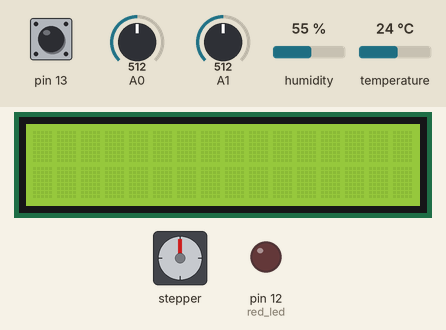
A sketch run on a simulated Arduino Uno, built with avr-gcc and run on an emulated ATmega328P. Parts: 16×2 character LCD, stepper motor, output pins drawn as LEDs (lit = HIGH). Inputs (shaded band) come from the test bench; at power-on: pin 13 HIGH, A0 = 512, A1 = 512, humidity 55 %, temperature 24 °C. The local clock reads 2024-03-15 10:24:30 at power-on unless the sketch sets it; stepper angles assume 2048 steps per turn; what the sketch prints to the serial monitor is not drawn.

Above: at 1.2 s.
1.3 s: pin 13 pulled LOW for 0.15 s
At 1.71 s:
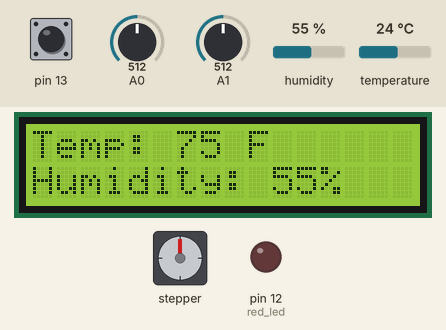
2.0 s: A0 set to 992
4.5 s: pin 13 pulled LOW for 1 s
At 6.6 s:
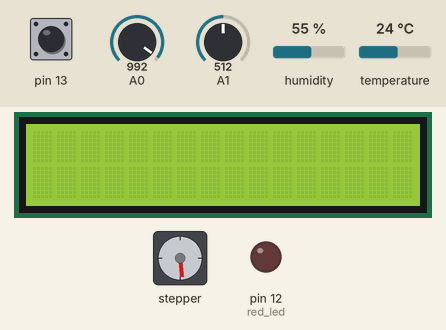
7.2 s: pin 13 pulsed LOW 5 times (0.12 s each, 0.3 s apart)
At 9.8 s:
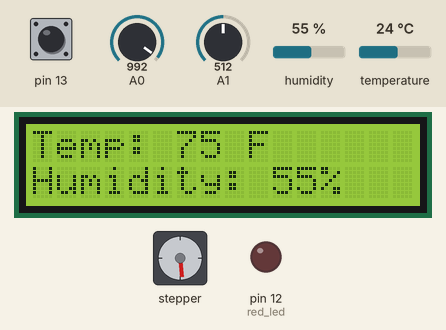
10.2 s: A0 set to 306
At 10.95 s:
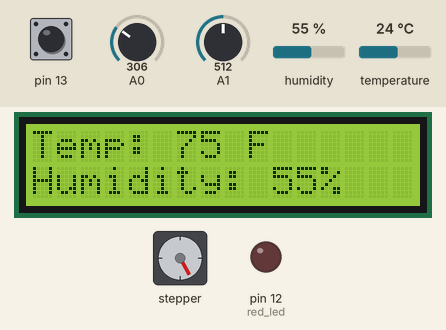
13.2 s: pin 13 pulled LOW for 0.15 s
At 13.9 s:
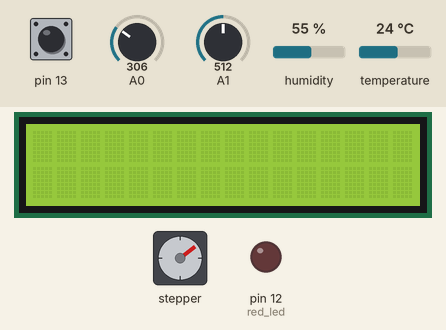
Timing chart, 0 to 15.9 s (numbered marks = the images above; inputs shaded):
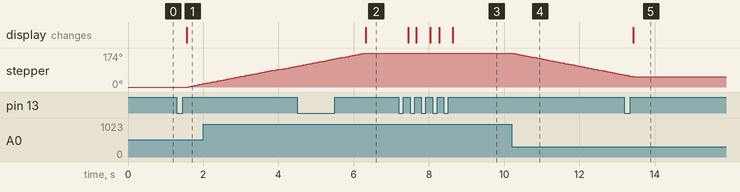

Measured:
- after the input at 1.3 s, stepper: turns 16° clockwise in 0.38 s, starting after 0.30 s; the display: changes after 0.26 s (image 1)
- after the input at 4.5 s, the display: changes after 1.8 s (image 2)
- after the input at 7.2 s, the display: changes after 0.25 s (image 3)
- after the input at 10.2 s, stepper: keeps turning counter-clockwise at about 38°/s, starting at once
- after the input at 13.2 s, the display: changes after 0.24 s (image 5)

The sketch:

final_project.ino
```cpp
// Lucas Black
// Swamp cooler system

#include <Stepper.h>
#include <Wire.h>
#include <RTClib.h>
#include <SimpleDHT.h>
#include <LiquidCrystal.h>

#define RDA 0x80
#define TBE 0x20

/*    PINS/OBJECTS   */
/*********************/

// Stepper motor
const int stepsPerRevolution = 64;
Stepper stepper(stepsPerRevolution, 34, 38, 35, 39);

// initialize the LCD (digital pins)
const int rs = 30, en = 31, d4 = 22;
const int d5 = 23, d6 = 26, d7 = 27;
LiquidCrystal lcd(rs, en, d4, d5, d6, d7);

// initialize DHT11
byte sys_temperature = 100;
byte sys_humidity    = 0;
SimpleDHT11 dht11(6);

// RTC module
RTC_DS1307 rtc;
char weekdays[7][12] = {
  "Sunday", "Monday", "Tuesday", "Wednesday", "Thursday", "Friday", "Saturday"
};

// potentiometer pin
int potpin = 8; // A8
unsigned int potval = 0, prev_potval = 0;

// fan motor
int fan_enable = 5; // PG5
int fan_input1 = 5; // PE5
int fan_input2 = 4; // PE4

// led pins
int yellow_led = 4; // PH4 (DISABLE)
int green_led = 5;  // PH5 (IDLE)
int blue_led = 6;   // PH6 (RUNNING)
int red_led = 4;    // PB4 (ERROR)

// push buttons
int push_starp = 5; // PB5 (On/off button)

// variables for button input
volatile bool SYSTEM_TOGGLE = false; // Start/stop

/*    UART    */
/**************/

// Define UART Register Pointers
volatile unsigned char *myUCSR0A = (unsigned char *)0x00C0;
volatile unsigned char *myUCSR0B = (unsigned char *)0x00C1;
volatile unsigned char *myUCSR0C = (unsigned char *)0x00C2;
volatile unsigned int  *myUBRR0  = (unsigned int *) 0x00C4;
volatile unsigned char *myUDR0   = (unsigned char *)0x00C6;

void U0init(int U0baud)
{
 unsigned long FCPU = 16000000;
 unsigned int tbaud;
 tbaud = (FCPU / 16 / U0baud - 1);
 // Same as (FCPU / (16 * U0baud)) - 1;
 *myUCSR0A = 0x20;
 *myUCSR0B = 0x18;
 *myUCSR0C = 0x06;
 *myUBRR0  = tbaud;
}

unsigned char U0kbhit()
{
  return *myUCSR0A & RDA;
}

unsigned char U0getchar()
{
  return *myUDR0;
}

void U0putchar(unsigned char U0pdata)
{
  while((*myUCSR0A & TBE)==0);
  *myUDR0 = U0pdata;
}

void serialPrintInt(unsigned int input)
{
  if (input == 0) {
    U0putchar('0');
    return;
  }
  // get order of magnitude
  unsigned int copy = 0, magnitude = 1;
  while (input > 0) {
    copy += (input % 10) * magnitude;
    magnitude *= 10;
    input /= 10;
  }
  // goes too high
  magnitude /= 10;

  while (magnitude > 0) {
    // print highest order digit
    U0putchar(copy / magnitude + '0');
    // grab lower order digits
    copy %= magnitude;
    // decrease magnitude
    magnitude /= 10;
  }
}

void serialPrint(const char *str)
{
  int i = 0;
  while (str[i] != '\0') {
    // print each character in string
    U0putchar(str[i]);
    i++;
  }
}

void serialPrintDateTime(RTC_DS1307 &rtc)
{
  DateTime now = rtc.now();
  serialPrintInt(now.month());
  serialPrint("/");
  serialPrintInt(now.day());
  serialPrint("/");
  serialPrintInt(now.year());
  serialPrint(" (");
  serialPrint(weekdays[now.dayOfTheWeek()]);
  serialPrint(") ");
  serialPrintInt(now.hour());
  serialPrint(":");
  serialPrintInt(now.minute());
  serialPrint(":");
  serialPrintInt(now.second());
}

/*    ADC    */
/**************/

// Define ADC Register pointers
volatile unsigned char* my_ADMUX = (unsigned char*) 0x7C;
volatile unsigned char* my_ADCSRB = (unsigned char*) 0x7B;
volatile unsigned char* my_ADCSRA = (unsigned char*) 0x7A;
volatile unsigned int* my_ADC_DATA = (unsigned int*) 0x78;

void adc_init()
{
  // setup the A register
  *my_ADCSRA |= 0b10000000; // set bit   7 to 1 to enable the ADC
  *my_ADCSRA &= 0b11011111; // clear bit 6 to 0 to disable the ADC trigger mode
  *my_ADCSRA &= 0b11110111; // clear bit 5 to 0 to disable the ADC interrupt
  *my_ADCSRA &= 0b11111000; // clear bit 0-2 to 0 to set prescaler selection to slow reading
  // setup the B register
  *my_ADCSRB &= 0b11110111; // clear bit 3 to 0 to reset the channel and gain bits
  *my_ADCSRB &= 0b11111000; // clear bit 2-0 to 0 to set free running mode
  // setup the MUX Register
  *my_ADMUX  &= 0b01111111; // clear bit 7 to 0 for AVCC analog reference
  *my_ADMUX  |= 0b01000000; // set bit   6 to 1 for AVCC analog reference
  *my_ADMUX  &= 0b11011111; // clear bit 5 to 0 for right adjust result
  *my_ADMUX  &= 0b11100000; // clear bit 4-0 to 0 to reset the channel and gain bits
}

unsigned int adc_read(unsigned char adc_channel_num, bool prescale)
{
  // clear the channel selection bits (MUX 4:0)
  *my_ADMUX  &= 0b11100000;
  // clear the channel selection bits (MUX 5)
  *my_ADCSRB &= 0b11110111;
  // set the channel number
  if(adc_channel_num > 7)
  {
    // set the channel selection bits, but remove the most significant bit (bit 3)
    adc_channel_num -= 8;
    // set MUX bit 5
    *my_ADCSRB |= 0b00001000;
  }
  // set the channel selection bits
  *my_ADMUX  |= adc_channel_num;
  // set bit 6 of ADCSRA to 1 to start a conversion
  if (prescale) {
    *my_ADCSRA |= 0x43;
  } else {
    *my_ADCSRA |= 0x40;
  }

  // wait for the conversion to complete
  while((*my_ADCSRA & 0x40) != 0);
  // return the result in the ADC data register
  return *my_ADC_DATA;
}

/*    GPIO    */
/**************/

// Define Port B Register Pointers
volatile unsigned char* port_b = (unsigned char*) 0x25;
volatile unsigned char* ddr_b  = (unsigned char*) 0x24;
// Define Port B Register Pointers
volatile unsigned char* port_c = (unsigned char*) 0x28;
volatile unsigned char* ddr_c  = (unsigned char*) 0x27;
// Define Port E Register Pointers
volatile unsigned char* port_e = (unsigned char*) 0x2E;
volatile unsigned char* ddr_e  = (unsigned char*) 0x2D;
// Define Port G Register Pointers
volatile unsigned char* port_g = (unsigned char*) 0x34;
volatile unsigned char* ddr_g  = (unsigned char*) 0x33;
// Define Port H Register Pointers
volatile unsigned char* port_h = (unsigned char*) 0x102;
volatile unsigned char* ddr_h  = (unsigned char*) 0x101;

// allows any port/pin to be set as output
void set_port_as_output(volatile unsigned char* ddr, unsigned char pin_num)
{
  *ddr |= 0x01 << pin_num;
}

// allows any port/pin to be written to
void write_port(volatile unsigned char* port, unsigned char pin_num, unsigned char state)
{
  if(state == 0)
  {
    *port &= ~(0x01 << pin_num);
  }
  else
  {
    *port |= 0x01 << pin_num;
  }
}

volatile unsigned char read_port(volatile unsigned char* port, unsigned char pin_num)
{
  return *port & (0x01 << pin_num);
}

/*    MAIN SETUP   */
/*******************/

// for checking when a button has been pressed
volatile unsigned long button_timer = 0, previous_button_timer = 0;
volatile unsigned int current_button_state = 0;
volatile bool begin_lag = 0;

// for updating the water and DHT sensor
unsigned long previous_DHT_timer = 0;
unsigned long previous_water_timer = 0;
unsigned long previous_LCD_timer = 0;
unsigned long idle_timer = 0, previous_idle_timer = 0;

// for keeping track of state
char *previous_state = "disabled";
char *state = "disabled";

// system constants
unsigned int water_level = 0, water_threshold = 180;
unsigned int temp_threshold = 72;

// setup the RTC module
void initialize_serial_and_rtc()
{
  // Needed for RTC
  Wire.begin();
  // setup the UART
  U0init(9600);

  // initialize RTC
  while (!rtc.begin()) { }

  // set RTC time to current time of compliation
  rtc.adjust(DateTime(F(__DATE__), F(__TIME__)));
}

// setup the fan
void initialize_fan()
{
  // set fan output pins
  set_port_as_output(ddr_g, fan_enable);
  set_port_as_output(ddr_e, fan_input1);
  set_port_as_output(ddr_e, fan_input2);

  // initialize fan inputs
  write_port(port_e, fan_input1, LOW);
  write_port(port_e, fan_input2, LOW);
}

// setup the stepper
void initialize_stepper()
{
  // set stepper output
  stepper.setSpeed(200);
}

void initialize_leds()
{
  // set up led pins as outputs
  set_port_as_output(ddr_h, yellow_led);
  set_port_as_output(ddr_h, green_led);
  set_port_as_output(ddr_h, blue_led);
  set_port_as_output(ddr_b, red_led);
}

void initialize_buttons()
{
  // set up push buttons
  *ddr_b &= 0b11011111;
}


void setup() {
  // set columns and rows
  lcd.begin(16, 2);

  // setup all components
  initialize_serial_and_rtc();
  initialize_fan();
  initialize_stepper();
  initialize_leds();
  initialize_buttons();

  // setup the ADC
  adc_init();

  // ensure the fan starts as off
  turn_fan_off();
  read_DHT11(&sys_temperature, &sys_humidity);
  water_level = read_water_level();

  *ddr_b &= 0b11011111; // enable pullup
  *port_b |= 0b00100000;

  PCICR |= B00000001; // Enable interrupts on PB & PC
  PCMSK0 |= B00100000; // Trigger interrupts on pins D11 and D12
  EICRA |= B00000011; // Trigger on rising edge?
}


void loop() {
  button_timer = millis();

  if (!begin_lag) {
    previous_button_timer = button_timer;
  }

  // check button press
  if (button_timer - previous_button_timer > 50) {
    SYSTEM_TOGGLE = 1;
    begin_lag = 0;
  } else {
    SYSTEM_TOGGLE = 0;
  }

  // report timestamp and motor position
  if (previous_state != state) {
    serialPrintDateTime(rtc);
    serialPrint(" ( ");
    serialPrint(previous_state);
    serialPrint(" -> ");
    serialPrint(state);
    serialPrint(" )");
    U0putchar('\n');

    if (prev_potval != potval) {
      // print change to vent position
      serialPrint("Vent position: ");
      serialPrintInt(map(potval, 0, 1024, 0, 180));
      U0putchar('\n');
    }

    // ensure no funky state transitions on error -> disabled
    if ((state == "disabled" || state == "idle") && previous_state == "error") {
      SYSTEM_TOGGLE = 0;
      lcd.clear();
    } else if (state == "idle") {
      lcd.clear();
      write_data_to_lcd();
    } else if (state == "running") {
      lcd.clear();
      write_data_to_lcd();
    } else if (state == "error") {
      lcd.clear();
      write_error_to_lcd();
    }

    if (state == "display" && previous_state == "idle") {
      SYSTEM_TOGGLE = 0;
    }

    previous_state = state;
  }

  // handle state transitions
  if (state == "disabled") {
    write_led(0); // yellow

    // transition on start button
    if (SYSTEM_TOGGLE) {
      state = "idle";
      return;
    }
  } else if (state == "idle") {
    write_led(1); // green

    // go back to disabled on stop
    if (SYSTEM_TOGGLE && (button_timer - previous_idle_timer > 200)) {
      state = "disabled";
      lcd.clear();
      return;
    }


    // go to error on low water levels
    if (water_level < water_threshold && (button_timer - previous_idle_timer > 1500)) {
      state = "error";
      return;
    }

    // go to running on hot temperature
    if (sys_temperature > temp_threshold && (button_timer - previous_idle_timer > 2000)) {
      state = "running";
      return;
    }
  } else if (state == "running") {
    write_led(2); // blue
    turn_fan_on();

    // go to disabled on stop
    if (SYSTEM_TOGGLE) {
      state = "disabled";
      lcd.clear();
      turn_fan_off();
    }

    // go to error on low water levels
    if (water_level < water_threshold) {
      state = "error";
      turn_fan_off();
      return;
    }

    // go back to idle on lower temperatures
    if (sys_temperature <= temp_threshold) {
      state = "idle";
      turn_fan_off();

      return;
    }
  } else if (state == "error") {
    write_led(3); // red
    write_error_to_lcd();

    if (SYSTEM_TOGGLE && water_level >= water_threshold) {
      SYSTEM_TOGGLE = 0;
      state = "idle";
      return;
    } else if (SYSTEM_TOGGLE) {
      state = "disabled";
      lcd.clear();
      return;
    }
  }

  // buffer timer for idle state
  if (state != "idle") {
    previous_idle_timer = button_timer;
  }

  // update water sensor and temp/humidity
  if (state != "disabled") {
    if ((button_timer - previous_DHT_timer) >= 10000) {
      read_DHT11(&sys_temperature, &sys_humidity);
      previous_DHT_timer = button_timer;
    }

    if ((button_timer - previous_water_timer) >= 10000) {
      water_level = read_water_level();
      previous_water_timer = button_timer;
    }
  }

  // vent position should be adjustable in all positions except error and disabled
  // (according to state diagram and state descriptions)
  if (state == "running" || state == "idle") {
    if (button_timer - previous_LCD_timer >= 60000) {
      write_data_to_lcd();
      previous_LCD_timer = button_timer;
    }
    read_pot_write_stepper(stepper);
  }
}

/*    UPDATE METHODS   */
/***********************/

// read water sensor
unsigned int read_water_level() {
  return adc_read(1, true);
}

// read the potentiometer and write the value to the stepper
void read_pot_write_stepper(Stepper &stepper) {
  prev_potval = potval;
  // read potentiometer from A8
  potval = adc_read(potpin, false);

  // map value from potentiometer to range of stepper values
  if (potval > prev_potval + 25) {
    stepper.step(potval - prev_potval);
  }

  if (potval + 25 < prev_potval) {
    stepper.step(-(prev_potval - potval));
  }
}

// Read the temperature/humidity sensor
void read_DHT11(byte *temperature, byte *humidity)
{
  byte temp = 0, hum = 0;
  int err = SimpleDHTErrSuccess;
  if ((err = dht11.read(&temp, &hum, NULL)) != SimpleDHTErrSuccess) {
    return;
  }
  *temperature = (temp * 9 / 5) + 32;
  *humidity = hum;
}

void turn_fan_on()
{
  // set motor speed to max
  write_port(port_g, fan_enable, HIGH);
  // spin motor in one direction
  write_port(port_e, fan_input1, LOW);
  write_port(port_e, fan_input2, HIGH);
}

void turn_fan_off()
{
  // set motor speed to max
  write_port(port_g, fan_enable, LOW);
  // spin motor in one direction
  write_port(port_e, fan_input1, LOW);
  write_port(port_e, fan_input2, LOW);
}

// Output current air temperature/humidity to LCD display
void write_data_to_lcd()
{
  lcd.setCursor(0, 0);
  lcd.print("Temp: ");
  lcd.print(sys_temperature);
  lcd.print(" F      ");
  lcd.setCursor(0, 1);
  lcd.print("Humidity: ");
  lcd.print(sys_humidity);
  lcd.print("%        ");
}

// Output error to LCD display
void write_error_to_lcd()
{
  lcd.setCursor(0, 0);
  lcd.print("Water level     ");
  lcd.setCursor(0, 1);
  lcd.print("is too low!      ");
}

void write_led(int i)
{
  // reset LEDs
  if (i != 0) {
    write_port(port_h, yellow_led, LOW);
  }
  if (i != 1) {
    write_port(port_h, green_led, LOW);
  }
  if (i != 2) {
    write_port(port_h, blue_led, LOW);
  }
  if (i != 3) {
    write_port(port_b, red_led, LOW);
  }

  // enable selected LED
  switch(i) {
  case 0:
    write_port(port_h, yellow_led, HIGH);
    break;
  case 1:
    write_port(port_h, green_led, HIGH);
    break;
  case 2:
    write_port(port_h, blue_led, HIGH);
    break;
  case 3:
    write_port(port_b, red_led, HIGH);
    break;
  }
}

// Interrupt for button presses
ISR(PCINT0_vect)
{
  current_button_state = (*(port_b - 2) & 0x20) >> 5;
  if (current_button_state) {
    previous_button_timer = button_timer;
    begin_lag = 1;
  }
}
```
